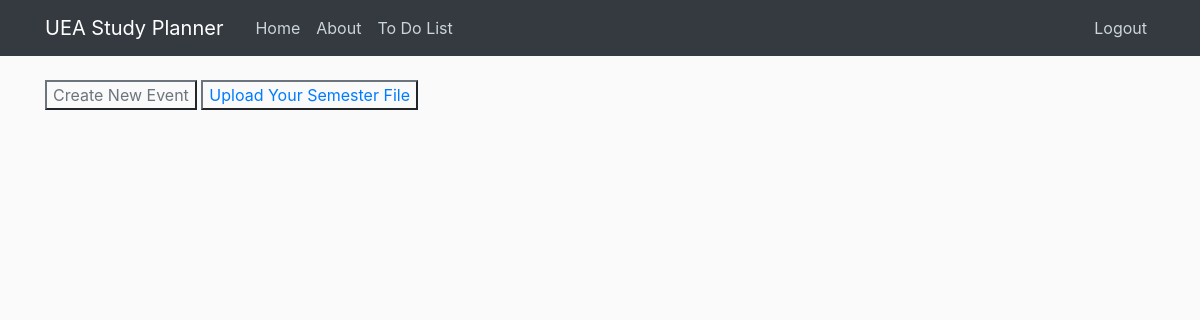
Page /todo/ (signed in) on the earlier database version.
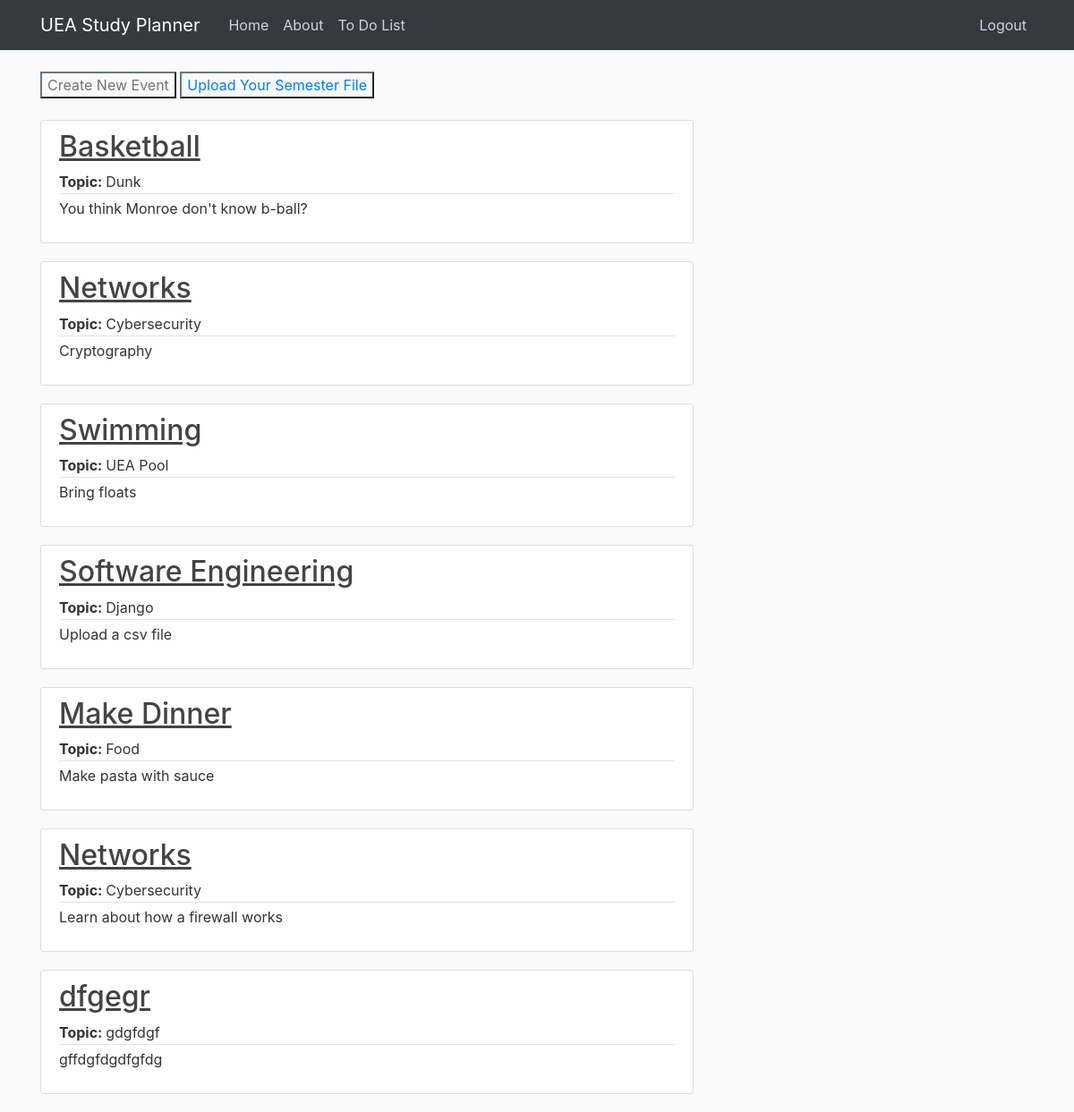
Same page on the later database version.
### users/models.py (models this page shows, shortened)
class ToDo(models.Model):
	module_title = models.CharField(max_length=30)
	topic = models.CharField(max_length=30)
	date_created = models.DateTimeField(auto_now_add=True)
	author = models.ForeignKey(User, on_delete=models.CASCADE)
	notes = models.TextField()

### users/views.py (the view)
# urls.py: path('todo/', ToDoListView.as_view(), name="todo"),
class ToDoListView(LoginRequiredMixin, ListView):
	model = ToDo
	template_name = 'users/todo.html'
	context_object_name = 'posts'
	ordering = ['-date_created']

### users/templates/users/todo.html
{% extends "home_page/base.html" %}
{% block content %}
    <button class="btn-outline-secondary mb-4"<a href="{% url 'todo_create' %}">Create New Event</a></button>
    <button class="btn-outline-secondary mb-4"><a href="{% url 'semester_upload' %}">Upload Your Semester File</a></button>
    {% for todo in posts %}
        <article class="media content-section">
          <div class="media-body">
            <div class="article-metadata">
                <h2><a class="article-title" href="{% url 'todo_detail' todo.id %}">
            	<u>{{ todo.module_title }}</u>
                </a></h2>
                <a class="text-center"><b>Topic: </b>{{ todo.topic }}</a>
            </div>
            <p class="article-content">{{ todo.notes }}</p>
        </article>
    {% endfor %}
{% endblock content %}

### home_page/templates/home_page/base.html (shortened to what this page needs)
{% load static %}
<!DOCTYPE html>
<html>
<head>
    <link rel="stylesheet" href="https://maxcdn.bootstrapcdn.com/bootstrap/4.0.0/css/bootstrap.min.css">
    <link rel="stylesheet" type="text/css" href="{% static 'home_page/main.css' %}">
</head>
<body>
	<header class="site-header">
	  <nav class="navbar navbar-expand-md navbar-dark bg-dark fixed-top" style="background-color: #20AA32">
	    <div class="container">
	      <a class="navbar-brand mr-4" href="/">UEA Study Planner</a>
	      <div class="collapse navbar-collapse" id="navbarToggle">
	        <div class="navbar-nav mr-auto">
	          <a class="nav-item nav-link" href="{% url 'home_page' %}">Home</a>
	          <a class="nav-item nav-link" href="{% url 'about_page' %}">About</a>
	          {% if user.is_authenticated %}
	          <a class="nav-item nav-link" href="{% url 'todo' %}">To Do List</a>
	          {% endif %}
	        </div>
	        <div class="navbar-nav">
	        	{% if user.is_authenticated %}
	        		<a class="nav-item nav-link" href="{% url 'logout' %}">Logout</a>
	        	{% else %}
	         		<a class="nav-item nav-link" href="{% url 'login' %}">Login</a>
	         		<a class="nav-item nav-link" href="{% url 'register' %}">Register</a>
	          {% endif %}
	        </div>
	      </div>
	    </div>
	  </nav>
	</header>
	<main role="main" class="container">
		<div class="row">
			<div class="col-md-8">
				{% block content %}
   				{% endblock %}
			</div>
	</main>
</body>
</html>

### home_page/static/home_page/main.css (style rules this page uses)
body { background: #fafafa; color: #333333; margin-top: 5rem; }
h1, h2, h3, h4, h5, h6 { color: #444444; }
.site-header .navbar-nav .nav-link { color: #cbd5db; }
.content-section { background: #ffffff; padding: 10px 20px; border: 1px solid #dddddd; border-radius: 3px; margin-bottom: 20px; }
.article-title { color: #444444; }
.article-content { white-space: pre-line; }
.article-metadata { padding-bottom: 1px; margin-bottom: 4px; border-bottom: 1px solid #e3e3e3 }

Differences in the rows shown:
added ToDo: module_title "Basketball", topic "Dunk", notes "You think Monroe don't know b-ball?"
added ToDo: module_title "Networks", topic "Cybersecurity", notes "Cryptography"
added ToDo: module_title "Swimming", topic "UEA Pool", notes "Bring floats"
added ToDo: module_title "Software Engineering", topic "Django", notes "Upload a csv file"
added ToDo: module_title "Make Dinner", topic "Food", notes "Make pasta with sauce"
added ToDo: module_title "Networks", topic "Cybersecurity", notes "Learn about how a firewall works"
added ToDo: module_title "dfgegr", topic "gdgfdgf", notes "gffdgfdgdfgfdg"
